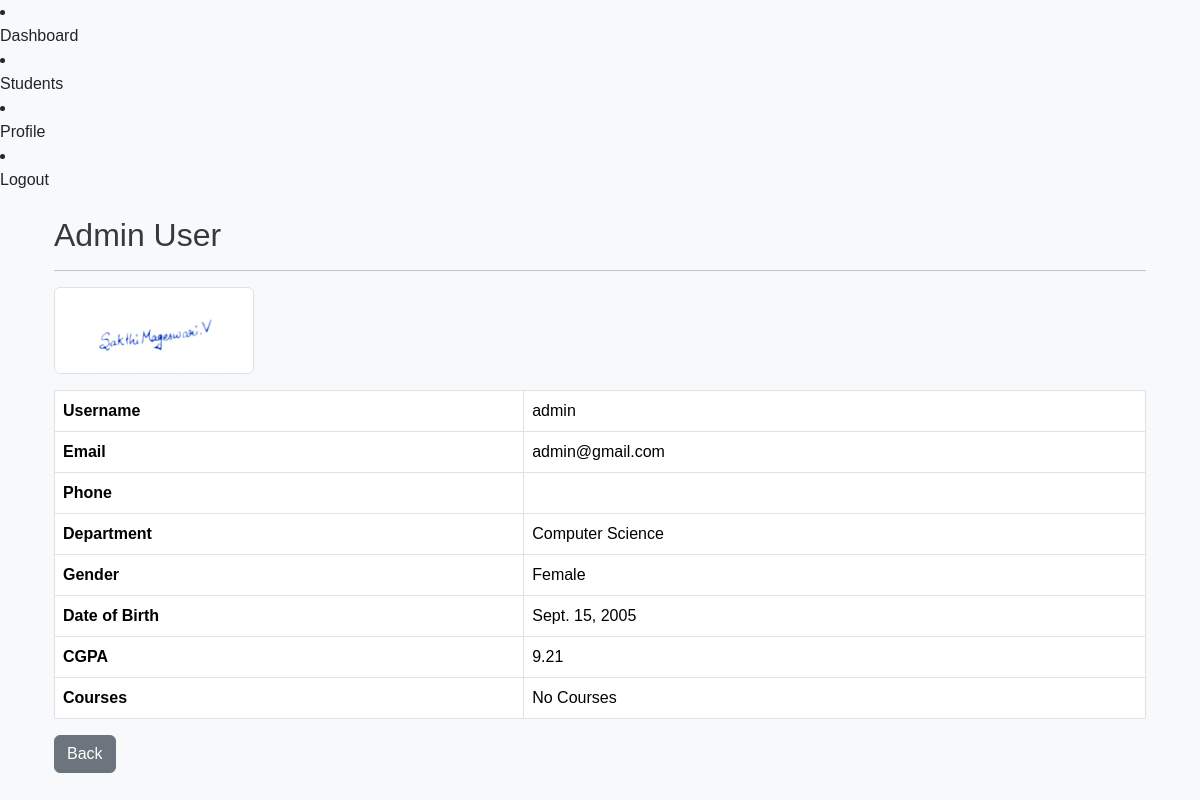
Page /students/students/2/ (signed in) on the committed database.
### students/models.py (models this page shows, shortened)
class Student(models.Model):
    GENDER_CHOICES = (
        ('Male', 'Male'),
        ('Female', 'Female'),
        ('Other', 'Other')
    )
    user = models.OneToOneField(settings.AUTH_USER_MODEL, on_delete=models.CASCADE, related_name="student_profile")
    dob = models.DateField()
    gender = models.CharField(max_length=10, choices=GENDER_CHOICES, default='Male')
    cgpa = models.DecimalField(max_digits=3, decimal_places=2)
    photo = models.ImageField(upload_to='students/', null=True, blank=True)
    department = models.ForeignKey(Department, on_delete=models.CASCADE, related_name='students')
    courses = models.ManyToManyField(Course, blank=True)
    created_at = models.DateTimeField(auto_now_add=True)
    updated_at = models.DateTimeField(auto_now=True)

class Department(models.Model):
    name = models.CharField(max_length=100)
    building = models.CharField(max_length=100)

### accounts/models.py (models this page shows, shortened)
class CustomUser(AbstractUser):
    ROLE_CHOICES=(
        ('ADMIN','Admin'),
        ('STUDENT','Student'),
        ('TEACHER','Teacher')
    )
    phone=models.CharField(max_length=20,blank=True)
    profile_picture=models.ImageField(upload_to='profile_pictures',blank=True,null=True)
    role=models.CharField(max_length=20,choices=ROLE_CHOICES,default='STUDENT')

### students/views.py (the view)
class StudentDetailView(LoginRequiredMixin, DetailView):
    model = Student
    template_name = "students/student_detail.html"
    context_object_name = "student"

### templates/students/student_detail.html (shortened to what this page needs)
{% extends "base.html" %}
{% block content %}
<div class="container mt-4">
    <h2>{{ student.user.get_full_name }}</h2>
    <hr>
    {% if student.photo %}
        <img src="{{ student.photo.url }}"
             width="200"
             class="img-thumbnail mb-3">
    {% endif %}
    <table class="table table-bordered">
        <tr>
            <th>Username</th>
            <td>{{ student.user.username }}</td>
        </tr>
        <tr>
            <th>Email</th>
            <td>{{ student.user.email }}</td>
        </tr>
        <tr>
            <th>Phone</th>
            <td>{{ student.user.phone }}</td>
        </tr>
        <tr>
            <th>Department</th>
            <td>{{ student.department.name }}</td>
        </tr>
        <tr>
            <th>Gender</th>
            <td>{{ student.gender }}</td>
        </tr>
        <tr>
            <th>Date of Birth</th>
            <td>{{ student.dob }}</td>
        </tr>
        <tr>
            <th>CGPA</th>
            <td>{{ student.cgpa }}</td>
        </tr>
        <tr>
            <th>Courses</th>
            <td>
                {% for course in student.courses.all %}
                    <span class="badge bg-success">
                        {{ course.name }}
                    </span>
                {% empty %}
                    No Courses
                {% endfor %}
            </td>
        </tr>
    </table>
    <a href="{% url 'student_list' %}" class="btn btn-secondary">
        Back
    </a>
</div>
{% endblock %}

### static/css/style.css (style rules this page uses)
body { background-color: #f8f9fa; font-family: Arial, sans-serif; }
h1,h2,h3 { color: #343a40; }
table { background: #f8f9fa; }

### rows in the picture
Student: user.get_full_name "Admin User", photo (picture), user.username "admin", user.email "admin@gmail.com", department.name "Computer Science", gender "Female", dob "Sept. 15, 2005", cgpa "9.21"
